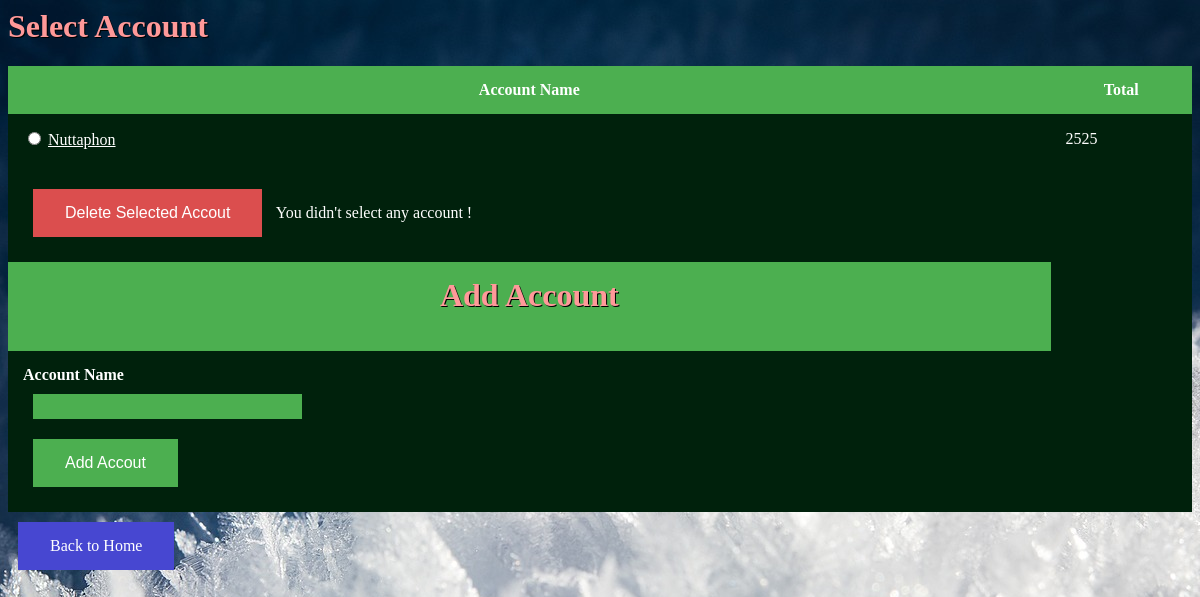
The app's page /account/delaccount, older data.
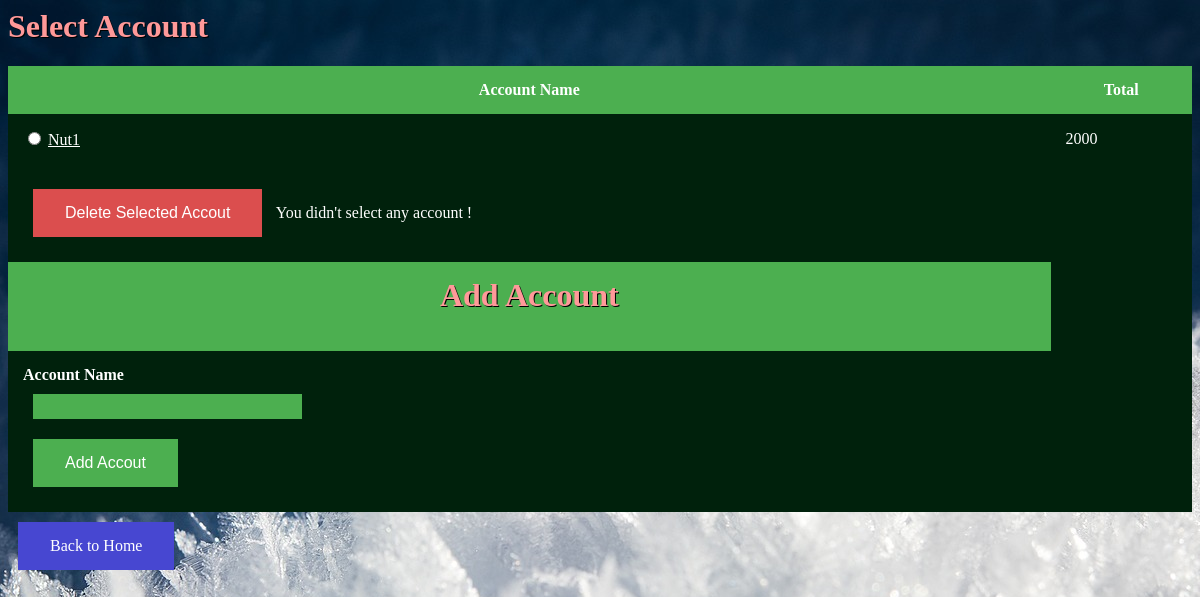
The same page, newer data.
### account/models.py (models this page shows, shortened)
class Account(models.Model):
    account_name = models.CharField(max_length=200)
    total = models.IntegerField(default=0)

### account/views.py (the view)
def del_account(request):
    error_msg = ""
    try:
        get_id = request.POST['account_id']
    except:
        error_msg = "You didn't select any account !"
    else:
        a = Account.objects.get(id=get_id)
        a.delete()
    account_list = Account.objects.order_by('-account_name')[:5]
    return render(request,'account/index.html',{'account_list':account_list,'error_msg':error_msg})

### account/templates/account/index.html (shortened to what this page needs)
{% load static %}
<head>
<link rel="stylesheet" type="text/css" href="{% static 'account/style.css' %}" />
</head>
<body>
<table>
<center>
{% if account_list %}
    <tr><h1>Select Account</h1></tr>
    <tr><th>Account Name</th><th>Total</th></tr>
    <form action="{% url 'account:del_account' %}" method="post">
    {% for a in account_list %}
        <tr><td><input type="radio" name="account_id" value="{{ a.id }}" />
        <a href="{% url 'account:detail' a.id %}">{{ a.account_name }}</td>
        <td>{{ a.total }}</td></tr></a>
    {% endfor %}
<tr><td><input type="submit" class="button" style="background-color:#db4e4e;" value="Delete Selected Accout" /> {{ error_msg }}</td></tr>
</form>
{% else %}
    <p>No account are available.</p>
{% endif %}
<form action="{% url 'account:add_account' %}" method="post">
<th><h1>Add Account</h1></th>
<tr>
<td>
<b>Account Name
<br>
<input type="text" class="textinput" name="account_name"/><br>
<input type="submit" class="button" value="Add Accout" />
</form></td>
</table>
<a href="{% url 'index' %}" class="button" style="background-color:#4747d1;">Back to Home</a>
</body>

### account/static/account/style.css (style rules this page uses)
h1 { color: #ff9999; text-shadow: 1px 1px #000000; }
a { color: white; }
body { background-image: url("ice.jpg"); }
table { border-collapse: collapse; background-color: #00210c; color: white; width: 100%; }
table, td, th { border: 0px dotted white; padding: 15px; }
th { height: 40px; background-color: #4CAF50; color: white; }
.button { background-color: #4CAF50; border: none; color: white; padding: 15px 32px; text-align: center; text-decoration: none; display: inline-block; font-size: 16px; margin: 10px; }
.textinput { background-color: #4CAF50; border: none; color: white; text-align: center; font-size: 20px; margin: 10px; }

Row changes from the older to the newer data that the page shows:
removed Account: account_name "Nuttaphon", total "2525"
added Account: account_name "Nut1", total "2000"
